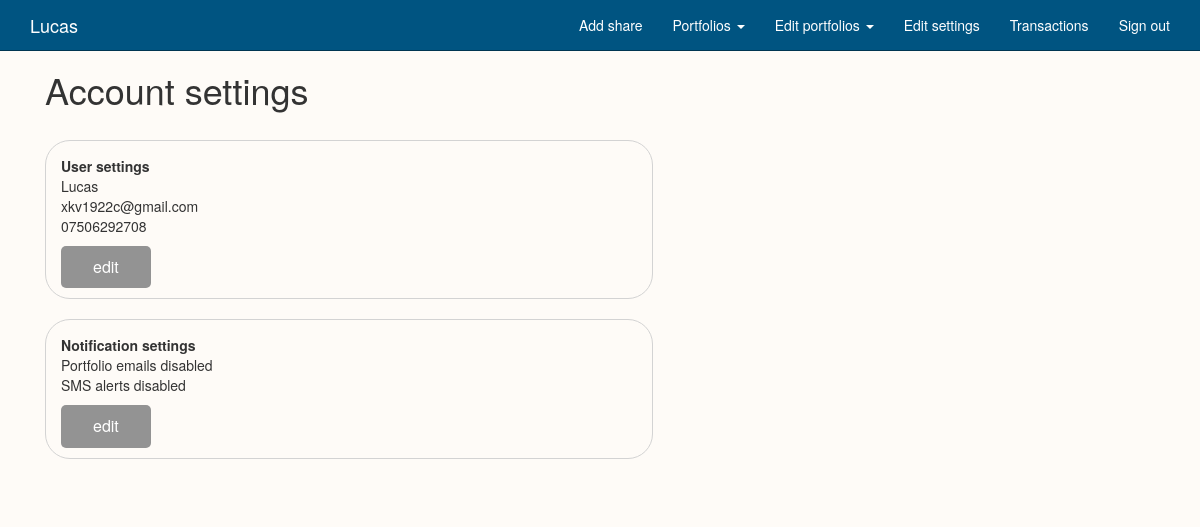
/settings (signed in), run on the app's committed database.
### Shares/models.py (models this page shows, shortened)
class User(db.Model, UserMixin):
    id = db.Column(db.Integer, primary_key=True)
    username = db.Column(db.String(80), unique=True)
    email = db.Column(db.String(120), unique=True)
    password_hash = db.Column(db.String)
    phonenumber = db.Column(db.String(15))
    emailfrequency = db.Column(db.Integer)
    smsenabled = db.Column(db.Boolean)
    shares = db.relationship('Userownedshare', backref='Userownedshare', lazy='dynamic')
    @property
    def password(self):
        raise AttributeError('password: write-only field')

### Shares/views.py (the view)
@app.route('/settings', methods=['GET', 'POST'])
@login_required
def settings():
    return render_template('settings.html', portfolioids=share_data.getportfolioidsfromtable(current_user.username),
                           user=current_user)

### Shares/share_data.py (called while the page is built)
    @staticmethod
    def getportfolioidsfromtable(user):
        portfolioids = Portfolios.query.order_by(desc(Portfolios.portfolioname)).filter_by(username=user)
        tempset = set()
        templist = list(tempset)
        for row in portfolioids:
            name = row.portfolioname
            tempset.add(name)
            templist = list(tempset)
        return templist

### Shares/views.py (called while the page is built)
@login_manager.user_loader
def load_user(userid):
    if userid is None or userid == 'None':
        userid =0
    return User.query.get(int(userid))

### Shares/templates/settings.html (shortened to what this page needs)
{% extends "base.html" %}
{% from "form_macros.html" import render_field %}
{% block content %}
<h1>Account settings</h1>
<br>
<table>
    <div class="row">
        <div class="col-md-10 col-xs-12 border">
            <b>User settings</b><br>
            {{user.username | capitalize}}<br>
            {{user.email}}<br>
            {{user.phonenumber}}<br>
            <a href="{{ url_for('accountsettings') }}"><div class="edit"> edit </div> </a>
        </div>
        <div class="col-md-10 col-xs-12 border">
            <b> Notification settings </b><br>
            {% if user.emailfrequency == 0 %}
            Portfolio emails disabled
            {% elif user.emailfrequency == 1 %}
            Daily portfolio emails
            {% elif user.emailfrequency == 2 %}
            Weekly portfolio emails
            {% endif %}
            <br>
            {% if user.smsenabled == 0 %}
            SMS alerts disabled
            {% elif user.smsenabled == 1 %}
            SMS alerts enabled
            {% endif %}
            <br>
            <a href="{{ url_for('notifications') }}"><div class="edit"> edit </div> </a>
        </div>
</table>
{% endblock %}

### Shares/templates/base.html (shortened to what this page needs)
<!DOCTYPE html>
<html lang="en">
<head>
    <link href="../static/css/bootstrap.css" rel="stylesheet">
    <link href="../static/css/modern-business.css" rel="stylesheet">
    <link rel="stylesheet" href="{{ url_for('static', filename='css/chosen.css') }}">
    <link rel="stylesheet" href="{{ url_for('static', filename='css/main.css') }}">
    <link rel="stylesheet" href="{{ url_for('static', filename='css/custom.css') }}">
</head>
<body>
<nav class="navbar navbar-inverse navbar-fixed-top navbar-default " role="navigation">
    <div class="container">
        <div class="navbar-header">
            {% if current_user.is_authenticated %}
            <a class="navbar-brand" href="{{url_for('index') }}">{{ current_user.username | capitalize}}</a>
            {% else %}
            <a class="navbar-brand" href="{{url_for('index') }}">FYP</a>
            {% endif %}
        </div>
        <div class="collapse navbar-collapse" id="bs-example-navbar-collapse-1">
            <ul class="nav navbar-nav navbar-right">
                {% if current_user.is_authenticated %}
                {% if portfolioids %}
                <li><a href="{{ url_for('add') }}">Add share</a></li>
                {% else %}
                <li>   <a href=" {{ url_for('addportfolio') }}"> Add portfolio</a> </li>
                {% endif %}
                {% else %}
                <li><a href=" {{ url_for('signup') }}"> Sign up </a> </li>
                <li><a href=" {{ url_for('login') }}"> Log in </a> </li>
                {% endif %}
                {% if current_user.is_authenticated %}
                {% if portfolioids %}
                <li>
                    <a href="#" class="dropdown-toggle" data-toggle="dropdown">Portfolios <b class="caret"></b></a>
                </li>
                <li>
                    <a href="#" class="dropdown-toggle" data-toggle="dropdown">Edit portfolios <b class="caret"></b></a>
                </li>
                {% endif %}
                {% set usery = current_user.username %}
                <li><a href=" {{ url_for('settings') }}"> Edit settings </a> </li>
                <li><a href="{{ url_for('transactions', user = usery)  }}">Transactions</a></li>
                <li><a href=" {{ url_for('logout') }}"> Sign out </a> </li>
                {% endif %}
            </ul>
        </div>
    </div>
</nav>
<div class="mainbg">
    <div class="row">
        <div class="container">
            <div class="row">
                <div class="col-md-8">
                    {% block content %}
                    {% endblock %}
                </div>
                <div class="col-md-4">
                    <div class="col-md-12" id="addshare"> </div>
                    <div class="col-md-12" id="news2">
                    </div>
                    <div class="col-md-12" id="fall">
                    </div>
                </div>
            </div>
            <br>
        </div>
    </div>
</div>

### Shares/static/css/modern-business.css (style rules this page uses)
html, body { height: 100%; }
body { padding-top: 50px; }

### Shares/static/css/main.css (style rules this page uses)
ul { padding: 0; list-style-type: none; }
.edit { border-radius: 5px; background-color: #939393; border: none; color: white; padding: 10px 32px; text-align: center; text-decoration: none; display: inline-block; font-size: 16px; cursor: pointer; margin-bottom: 10px; margin-top: 10px; }
.border { border-radius: 25px; border: 1px solid lightgrey; padding-left: 15px; padding-top: 15px; margin-right: 20px; margin-bottom: 20px; }
#fall { padding-bottom: 25px; border-radius: 5px; }
#news2 { margin-top: 25px; padding-bottom: 25px; border-radius: 5px; ; }
ul { list-style-type: none; }

### Shares/static/css/custom.css (style rules this page uses)
.row { margin: 0px; }
body { background-color: #FEFBF7; overflow-x: hidden; }
.mainbg { background-color: #FEFBF7;; }
.navbar-default { background-color: #005481; border-color: #003652; }
.navbar-default .navbar-brand { color: #ffffff; }
.navbar-default .navbar-nav > li > a { color: #ffffff; }
.navbar-default .navbar-collapse, .navbar-default .navbar-form { border-color: #ffffff; }

### data on the page
User: username "Lucas", email "xkv1922c@gmail.com", phonenumber "07506292708"
